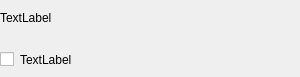
<?xml version="1.0" encoding="UTF-8"?>
<ui version="4.0">
 <class>ImgPreviewForm</class>
 <widget class="QWidget" name="ImgPreviewForm">
  <property name="geometry">
   <rect>
    <x>0</x>
    <y>0</y>
    <width>300</width>
    <height>77</height>
   </rect>
  </property>
  <property name="sizePolicy">
   <sizepolicy hsizetype="Fixed" vsizetype="Minimum">
    <horstretch>0</horstretch>
    <verstretch>0</verstretch>
   </sizepolicy>
  </property>
  <property name="minimumSize">
   <size>
    <width>300</width>
    <height>0</height>
   </size>
  </property>
  <property name="maximumSize">
   <size>
    <width>300</width>
    <height>9999</height>
   </size>
  </property>
  <property name="windowTitle">
   <string>Form</string>
  </property>
  <property name="styleSheet">
   <string notr="true"/>
  </property>
  <layout class="QVBoxLayout" name="verticalLayout">
   <property name="leftMargin">
    <number>0</number>
   </property>
   <property name="topMargin">
    <number>0</number>
   </property>
   <property name="rightMargin">
    <number>0</number>
   </property>
   <property name="bottomMargin">
    <number>0</number>
   </property>
   <item>
    <widget class="QLabel" name="labelImg">
     <property name="sizePolicy">
      <sizepolicy hsizetype="Minimum" vsizetype="Minimum">
       <horstretch>0</horstretch>
       <verstretch>0</verstretch>
      </sizepolicy>
     </property>
     <property name="minimumSize">
      <size>
       <width>300</width>
       <height>20</height>
      </size>
     </property>
     <property name="styleSheet">
      <string notr="true"/>
     </property>
     <property name="text">
      <string>TextLabel</string>
     </property>
    </widget>
   </item>
   <item>
    <layout class="QHBoxLayout" name="horizontalLayout">
     <item>
      <widget class="QCheckBox" name="checkBox">
       <property name="sizePolicy">
        <sizepolicy hsizetype="Fixed" vsizetype="Fixed">
         <horstretch>0</horstretch>
         <verstretch>0</verstretch>
        </sizepolicy>
       </property>
       <property name="text">
        <string/>
       </property>
      </widget>
     </item>
     <item>
      <widget class="QLabel" name="labelText">
       <property name="sizePolicy">
        <sizepolicy hsizetype="Minimum" vsizetype="Minimum">
         <horstretch>0</horstretch>
         <verstretch>0</verstretch>
        </sizepolicy>
       </property>
       <property name="minimumSize">
        <size>
         <width>0</width>
         <height>20</height>
        </size>
       </property>
       <property name="styleSheet">
        <string notr="true"/>
       </property>
       <property name="text">
        <string>TextLabel</string>
       </property>
       <property name="wordWrap">
        <bool>true</bool>
       </property>
      </widget>
     </item>
    </layout>
   </item>
  </layout>
 </widget>
 <resources/>
 <connections/>
</ui>
